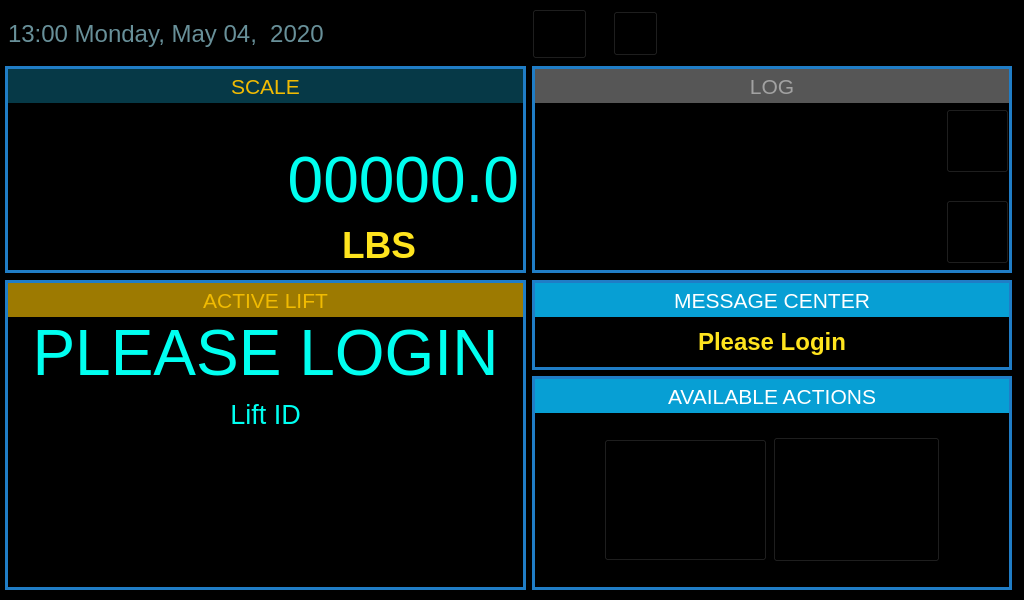
<?xml version="1.0" encoding="UTF-8"?>
<ui version="4.0">
 <class>mainWidget</class>
 <widget class="QWidget" name="mainWidget">
  <property name="geometry">
   <rect>
    <x>0</x>
    <y>0</y>
    <width>1024</width>
    <height>600</height>
   </rect>
  </property>
  <property name="sizePolicy">
   <sizepolicy hsizetype="Fixed" vsizetype="Fixed">
    <horstretch>0</horstretch>
    <verstretch>0</verstretch>
   </sizepolicy>
  </property>
  <property name="minimumSize">
   <size>
    <width>1024</width>
    <height>600</height>
   </size>
  </property>
  <property name="maximumSize">
   <size>
    <width>1024</width>
    <height>600</height>
   </size>
  </property>
  <property name="windowTitle">
   <string>MainWidget</string>
  </property>
  <property name="styleSheet">
   <string notr="true">QWidget#mainWidget { background-color: black; }
QToolButton { background: transparent; }</string>
  </property>
  <layout class="QGridLayout" name="gridLayout">
   <property name="leftMargin">
    <number>5</number>
   </property>
   <property name="topMargin">
    <number>8</number>
   </property>
   <property name="rightMargin">
    <number>8</number>
   </property>
   <property name="bottomMargin">
    <number>6</number>
   </property>
   <item row="1" column="0">
    <layout class="QVBoxLayout" name="verticalLayout">
     <item>
      <widget class="QWidget" name="scaleWidget" native="true">
       <property name="sizePolicy">
        <sizepolicy hsizetype="Preferred" vsizetype="Fixed">
         <horstretch>0</horstretch>
         <verstretch>0</verstretch>
        </sizepolicy>
       </property>
       <property name="minimumSize">
        <size>
         <width>521</width>
         <height>207</height>
        </size>
       </property>
       <property name="maximumSize">
        <size>
         <width>521</width>
         <height>207</height>
        </size>
       </property>
       <property name="styleSheet">
        <string notr="true">QWidget #scaleWidget {
border: 3px solid rgb(32, 125, 198);
}</string>
       </property>
       <layout class="QVBoxLayout" name="verticalLayout_3">
        <property name="spacing">
         <number>0</number>
        </property>
        <property name="leftMargin">
         <number>3</number>
        </property>
        <property name="topMargin">
         <number>3</number>
        </property>
        <property name="rightMargin">
         <number>3</number>
        </property>
        <property name="bottomMargin">
         <number>3</number>
        </property>
        <item>
         <widget class="QLabel" name="label_3">
          <property name="sizePolicy">
           <sizepolicy hsizetype="Preferred" vsizetype="Fixed">
            <horstretch>0</horstretch>
            <verstretch>0</verstretch>
           </sizepolicy>
          </property>
          <property name="minimumSize">
           <size>
            <width>0</width>
            <height>34</height>
           </size>
          </property>
          <property name="maximumSize">
           <size>
            <width>16777215</width>
            <height>34</height>
           </size>
          </property>
          <property name="font">
           <font>
            <pointsize>16</pointsize>
           </font>
          </property>
          <property name="styleSheet">
           <string notr="true">background: rgb(6, 57, 71);
color: rgb(241, 187, 2);</string>
          </property>
          <property name="text">
           <string>SCALE</string>
          </property>
          <property name="alignment">
           <set>Qt::AlignCenter</set>
          </property>
         </widget>
        </item>
        <item>
         <layout class="QHBoxLayout" name="horizontalLayout_3">
          <item>
           <widget class="QLabel" name="lblBarcode">
            <property name="minimumSize">
             <size>
              <width>225</width>
              <height>165</height>
             </size>
            </property>
            <property name="maximumSize">
             <size>
              <width>225</width>
              <height>165</height>
             </size>
            </property>
            <property name="alignment">
             <set>Qt::AlignCenter</set>
            </property>
           </widget>
          </item>
          <item>
           <layout class="QVBoxLayout" name="verticalLayout_5">
            <item>
             <spacer name="verticalSpacer">
              <property name="orientation">
               <enum>Qt::Vertical</enum>
              </property>
              <property name="sizeHint" stdset="0">
               <size>
                <width>20</width>
                <height>40</height>
               </size>
              </property>
             </spacer>
            </item>
            <item>
             <widget class="QLabel" name="lblWeight">
              <property name="sizePolicy">
               <sizepolicy hsizetype="Fixed" vsizetype="Fixed">
                <horstretch>0</horstretch>
                <verstretch>0</verstretch>
               </sizepolicy>
              </property>
              <property name="minimumSize">
               <size>
                <width>280</width>
                <height>80</height>
               </size>
              </property>
              <property name="maximumSize">
               <size>
                <width>280</width>
                <height>80</height>
               </size>
              </property>
              <property name="font">
               <font>
                <pointsize>48</pointsize>
               </font>
              </property>
              <property name="styleSheet">
               <string notr="true">color: rgb(0, 255, 240);</string>
              </property>
              <property name="text">
               <string>00000.0</string>
              </property>
              <property name="alignment">
               <set>Qt::AlignRight|Qt::AlignTrailing|Qt::AlignVCenter</set>
              </property>
             </widget>
            </item>
            <item>
             <widget class="QLabel" name="lblUnit">
              <property name="sizePolicy">
               <sizepolicy hsizetype="Fixed" vsizetype="Fixed">
                <horstretch>0</horstretch>
                <verstretch>0</verstretch>
               </sizepolicy>
              </property>
              <property name="minimumSize">
               <size>
                <width>280</width>
                <height>50</height>
               </size>
              </property>
              <property name="maximumSize">
               <size>
                <width>280</width>
                <height>50</height>
               </size>
              </property>
              <property name="font">
               <font>
                <pointsize>28</pointsize>
                <weight>75</weight>
                <bold>true</bold>
               </font>
              </property>
              <property name="styleSheet">
               <string notr="true">color: rgb(255, 228, 30);</string>
              </property>
              <property name="text">
               <string>LBS</string>
              </property>
              <property name="alignment">
               <set>Qt::AlignCenter</set>
              </property>
             </widget>
            </item>
           </layout>
          </item>
         </layout>
        </item>
       </layout>
      </widget>
     </item>
    </layout>
   </item>
   <item row="2" column="0">
    <layout class="QVBoxLayout" name="verticalLayout_2">
     <item>
      <widget class="QWidget" name="liftWidget" native="true">
       <property name="sizePolicy">
        <sizepolicy hsizetype="Preferred" vsizetype="Fixed">
         <horstretch>0</horstretch>
         <verstretch>0</verstretch>
        </sizepolicy>
       </property>
       <property name="minimumSize">
        <size>
         <width>521</width>
         <height>310</height>
        </size>
       </property>
       <property name="maximumSize">
        <size>
         <width>521</width>
         <height>310</height>
        </size>
       </property>
       <property name="styleSheet">
        <string notr="true">QWidget #liftWidget {
border: 3px solid rgb(32, 125, 198);
}</string>
       </property>
       <layout class="QVBoxLayout" name="verticalLayout_4">
        <property name="spacing">
         <number>0</number>
        </property>
        <property name="leftMargin">
         <number>3</number>
        </property>
        <property name="topMargin">
         <number>3</number>
        </property>
        <property name="rightMargin">
         <number>3</number>
        </property>
        <property name="bottomMargin">
         <number>3</number>
        </property>
        <item>
         <widget class="QLabel" name="label_4">
          <property name="sizePolicy">
           <sizepolicy hsizetype="Preferred" vsizetype="Fixed">
            <horstretch>0</horstretch>
            <verstretch>0</verstretch>
           </sizepolicy>
          </property>
          <property name="minimumSize">
           <size>
            <width>0</width>
            <height>34</height>
           </size>
          </property>
          <property name="maximumSize">
           <size>
            <width>16777215</width>
            <height>34</height>
           </size>
          </property>
          <property name="font">
           <font>
            <pointsize>16</pointsize>
           </font>
          </property>
          <property name="styleSheet">
           <string notr="true">background: rgb(157, 122, 1);
color: rgb(241, 187, 2);</string>
          </property>
          <property name="text">
           <string>ACTIVE LIFT</string>
          </property>
          <property name="alignment">
           <set>Qt::AlignCenter</set>
          </property>
         </widget>
        </item>
        <item>
         <widget class="QLabel" name="lblActiveLift">
          <property name="font">
           <font>
            <pointsize>48</pointsize>
           </font>
          </property>
          <property name="styleSheet">
           <string notr="true">color: rgb(0, 255, 240);</string>
          </property>
          <property name="text">
           <string>PLEASE LOGIN</string>
          </property>
          <property name="alignment">
           <set>Qt::AlignCenter</set>
          </property>
         </widget>
        </item>
        <item>
         <widget class="QLabel" name="lblLiftID">
          <property name="minimumSize">
           <size>
            <width>0</width>
            <height>50</height>
           </size>
          </property>
          <property name="maximumSize">
           <size>
            <width>16777215</width>
            <height>50</height>
           </size>
          </property>
          <property name="font">
           <font>
            <pointsize>20</pointsize>
           </font>
          </property>
          <property name="styleSheet">
           <string notr="true">color: rgb(0, 255, 240);</string>
          </property>
          <property name="text">
           <string>Lift ID</string>
          </property>
          <property name="alignment">
           <set>Qt::AlignCenter</set>
          </property>
         </widget>
        </item>
        <item>
         <widget class="QListWidget" name="listBarcodes">
          <property name="font">
           <font>
            <pointsize>16</pointsize>
           </font>
          </property>
          <property name="styleSheet">
           <string notr="true">QListWidget {
border: none;
background: transparent;
}

QListWidget::item{
	color: white;
}</string>
          </property>
          <property name="verticalScrollBarPolicy">
           <enum>Qt::ScrollBarAlwaysOff</enum>
          </property>
          <property name="horizontalScrollBarPolicy">
           <enum>Qt::ScrollBarAlwaysOff</enum>
          </property>
         </widget>
        </item>
       </layout>
      </widget>
     </item>
    </layout>
   </item>
   <item row="0" column="0">
    <layout class="QHBoxLayout" name="horizontalLayout">
     <property name="leftMargin">
      <number>3</number>
     </property>
     <item>
      <widget class="QLabel" name="lblDateTime">
       <property name="minimumSize">
        <size>
         <width>0</width>
         <height>37</height>
        </size>
       </property>
       <property name="maximumSize">
        <size>
         <width>16777215</width>
         <height>37</height>
        </size>
       </property>
       <property name="font">
        <font>
         <pointsize>18</pointsize>
        </font>
       </property>
       <property name="styleSheet">
        <string notr="true">color: rgb(104, 144, 153);</string>
       </property>
       <property name="text">
        <string>13:00 Monday, May 04,  2020</string>
       </property>
      </widget>
     </item>
     <item>
      <spacer name="horizontalSpacer_3">
       <property name="orientation">
        <enum>Qt::Horizontal</enum>
       </property>
       <property name="sizeHint" stdset="0">
        <size>
         <width>40</width>
         <height>20</height>
        </size>
       </property>
      </spacer>
     </item>
    </layout>
   </item>
   <item row="0" column="1">
    <layout class="QHBoxLayout" name="horizontalLayout_2">
     <property name="rightMargin">
      <number>7</number>
     </property>
     <item>
      <widget class="QToolButton" name="btnTools">
       <property name="minimumSize">
        <size>
         <width>55</width>
         <height>50</height>
        </size>
       </property>
       <property name="maximumSize">
        <size>
         <width>55</width>
         <height>50</height>
        </size>
       </property>
       <property name="cursor">
        <cursorShape>PointingHandCursor</cursorShape>
       </property>
       <property name="styleSheet">
        <string notr="true">background: transparent;</string>
       </property>
       <property name="icon">
        <iconset>
         <normaloff>res/gui/button_tools.png</normaloff>res/gui/button_tools.png</iconset>
       </property>
       <property name="iconSize">
        <size>
         <width>55</width>
         <height>50</height>
        </size>
       </property>
      </widget>
     </item>
     <item>
      <spacer name="horizontalSpacer_4">
       <property name="orientation">
        <enum>Qt::Horizontal</enum>
       </property>
       <property name="sizeType">
        <enum>QSizePolicy::Fixed</enum>
       </property>
       <property name="sizeHint" stdset="0">
        <size>
         <width>20</width>
         <height>20</height>
        </size>
       </property>
      </spacer>
     </item>
     <item>
      <widget class="QToolButton" name="btnSetup">
       <property name="minimumSize">
        <size>
         <width>45</width>
         <height>45</height>
        </size>
       </property>
       <property name="maximumSize">
        <size>
         <width>45</width>
         <height>45</height>
        </size>
       </property>
       <property name="cursor">
        <cursorShape>PointingHandCursor</cursorShape>
       </property>
       <property name="styleSheet">
        <string notr="true">background-color: transparent;</string>
       </property>
       <property name="icon">
        <iconset>
         <normaloff>res/gui/button_setup.png</normaloff>res/gui/button_setup.png</iconset>
       </property>
       <property name="iconSize">
        <size>
         <width>45</width>
         <height>45</height>
        </size>
       </property>
      </widget>
     </item>
     <item>
      <spacer name="horizontalSpacer">
       <property name="orientation">
        <enum>Qt::Horizontal</enum>
       </property>
       <property name="sizeHint" stdset="0">
        <size>
         <width>40</width>
         <height>20</height>
        </size>
       </property>
      </spacer>
     </item>
     <item>
      <widget class="QLabel" name="label">
       <property name="sizePolicy">
        <sizepolicy hsizetype="Fixed" vsizetype="Fixed">
         <horstretch>0</horstretch>
         <verstretch>0</verstretch>
        </sizepolicy>
       </property>
       <property name="minimumSize">
        <size>
         <width>160</width>
         <height>38</height>
        </size>
       </property>
       <property name="maximumSize">
        <size>
         <width>160</width>
         <height>38</height>
        </size>
       </property>
       <property name="text">
        <string/>
       </property>
       <property name="pixmap">
        <pixmap>res/gui/logo.png</pixmap>
       </property>
      </widget>
     </item>
     <item>
      <spacer name="horizontalSpacer_2">
       <property name="orientation">
        <enum>Qt::Horizontal</enum>
       </property>
       <property name="sizeType">
        <enum>QSizePolicy::Fixed</enum>
       </property>
       <property name="sizeHint" stdset="0">
        <size>
         <width>20</width>
         <height>20</height>
        </size>
       </property>
      </spacer>
     </item>
     <item>
      <widget class="QLabel" name="lblWifi">
       <property name="sizePolicy">
        <sizepolicy hsizetype="Fixed" vsizetype="Fixed">
         <horstretch>0</horstretch>
         <verstretch>0</verstretch>
        </sizepolicy>
       </property>
       <property name="minimumSize">
        <size>
         <width>50</width>
         <height>36</height>
        </size>
       </property>
       <property name="maximumSize">
        <size>
         <width>50</width>
         <height>36</height>
        </size>
       </property>
       <property name="text">
        <string/>
       </property>
       <property name="pixmap">
        <pixmap>res/gui/wifi.png</pixmap>
       </property>
      </widget>
     </item>
    </layout>
   </item>
   <item row="1" column="1">
    <layout class="QVBoxLayout" name="verticalLayout_6">
     <item>
      <widget class="QWidget" name="logWidget" native="true">
       <property name="sizePolicy">
        <sizepolicy hsizetype="Preferred" vsizetype="Fixed">
         <horstretch>0</horstretch>
         <verstretch>0</verstretch>
        </sizepolicy>
       </property>
       <property name="minimumSize">
        <size>
         <width>480</width>
         <height>207</height>
        </size>
       </property>
       <property name="maximumSize">
        <size>
         <width>480</width>
         <height>207</height>
        </size>
       </property>
       <property name="styleSheet">
        <string notr="true">QWidget #logWidget {
border: 3px solid rgb(32, 125, 198);
}</string>
       </property>
       <layout class="QVBoxLayout" name="verticalLayout_11">
        <property name="spacing">
         <number>0</number>
        </property>
        <property name="leftMargin">
         <number>3</number>
        </property>
        <property name="topMargin">
         <number>3</number>
        </property>
        <property name="rightMargin">
         <number>3</number>
        </property>
        <property name="bottomMargin">
         <number>3</number>
        </property>
        <item>
         <widget class="QLabel" name="label_5">
          <property name="sizePolicy">
           <sizepolicy hsizetype="Preferred" vsizetype="Fixed">
            <horstretch>0</horstretch>
            <verstretch>0</verstretch>
           </sizepolicy>
          </property>
          <property name="minimumSize">
           <size>
            <width>0</width>
            <height>34</height>
           </size>
          </property>
          <property name="maximumSize">
           <size>
            <width>16777215</width>
            <height>34</height>
           </size>
          </property>
          <property name="font">
           <font>
            <pointsize>16</pointsize>
           </font>
          </property>
          <property name="styleSheet">
           <string notr="true">background: rgb(86, 86, 86);
color: rgb(162, 162, 162);</string>
          </property>
          <property name="text">
           <string>LOG</string>
          </property>
          <property name="alignment">
           <set>Qt::AlignCenter</set>
          </property>
         </widget>
        </item>
        <item>
         <layout class="QHBoxLayout" name="horizontalLayout_5">
          <property name="leftMargin">
           <number>6</number>
          </property>
          <property name="topMargin">
           <number>6</number>
          </property>
          <property name="rightMargin">
           <number>0</number>
          </property>
          <property name="bottomMargin">
           <number>6</number>
          </property>
          <item>
           <widget class="QListWidget" name="listLog">
            <property name="font">
             <font>
              <pointsize>18</pointsize>
              <weight>75</weight>
              <bold>true</bold>
             </font>
            </property>
            <property name="styleSheet">
             <string notr="true">QListWidget {
border: none;
background: transparent;
}

QListWidget::item{
	color: white;
}</string>
            </property>
            <property name="verticalScrollBarPolicy">
             <enum>Qt::ScrollBarAlwaysOff</enum>
            </property>
            <property name="horizontalScrollBarPolicy">
             <enum>Qt::ScrollBarAlwaysOff</enum>
            </property>
           </widget>
          </item>
          <item>
           <layout class="QVBoxLayout" name="verticalLayout_7">
            <item>
             <widget class="QToolButton" name="btnLogup">
              <property name="minimumSize">
               <size>
                <width>63</width>
                <height>64</height>
               </size>
              </property>
              <property name="maximumSize">
               <size>
                <width>63</width>
                <height>64</height>
               </size>
              </property>
              <property name="icon">
               <iconset>
                <normaloff>res/gui/arrow_up.png</normaloff>res/gui/arrow_up.png</iconset>
              </property>
              <property name="iconSize">
               <size>
                <width>63</width>
                <height>64</height>
               </size>
              </property>
             </widget>
            </item>
            <item>
             <spacer name="verticalSpacer_3">
              <property name="orientation">
               <enum>Qt::Vertical</enum>
              </property>
              <property name="sizeHint" stdset="0">
               <size>
                <width>20</width>
                <height>40</height>
               </size>
              </property>
             </spacer>
            </item>
            <item>
             <widget class="QToolButton" name="btnLogdown">
              <property name="minimumSize">
               <size>
                <width>63</width>
                <height>64</height>
               </size>
              </property>
              <property name="maximumSize">
               <size>
                <width>63</width>
                <height>64</height>
               </size>
              </property>
              <property name="icon">
               <iconset>
                <normaloff>res/gui/arrow_down.png</normaloff>res/gui/arrow_down.png</iconset>
              </property>
              <property name="iconSize">
               <size>
                <width>63</width>
                <height>64</height>
               </size>
              </property>
             </widget>
            </item>
           </layout>
          </item>
         </layout>
        </item>
       </layout>
      </widget>
     </item>
    </layout>
   </item>
   <item row="2" column="1">
    <layout class="QVBoxLayout" name="verticalLayout_8">
     <item>
      <widget class="QWidget" name="messageWidget" native="true">
       <property name="sizePolicy">
        <sizepolicy hsizetype="Preferred" vsizetype="Fixed">
         <horstretch>0</horstretch>
         <verstretch>0</verstretch>
        </sizepolicy>
       </property>
       <property name="minimumSize">
        <size>
         <width>480</width>
         <height>90</height>
        </size>
       </property>
       <property name="maximumSize">
        <size>
         <width>480</width>
         <height>90</height>
        </size>
       </property>
       <property name="styleSheet">
        <string notr="true">QWidget #messageWidget {
border: 3px solid rgb(32, 125, 198);
}</string>
       </property>
       <layout class="QVBoxLayout" name="verticalLayout_9">
        <property name="spacing">
         <number>0</number>
        </property>
        <property name="leftMargin">
         <number>3</number>
        </property>
        <property name="topMargin">
         <number>3</number>
        </property>
        <property name="rightMargin">
         <number>3</number>
        </property>
        <property name="bottomMargin">
         <number>3</number>
        </property>
        <item>
         <widget class="QLabel" name="label_6">
          <property name="sizePolicy">
           <sizepolicy hsizetype="Preferred" vsizetype="Fixed">
            <horstretch>0</horstretch>
            <verstretch>0</verstretch>
           </sizepolicy>
          </property>
          <property name="minimumSize">
           <size>
            <width>0</width>
            <height>34</height>
           </size>
          </property>
          <property name="maximumSize">
           <size>
            <width>16777215</width>
            <height>34</height>
           </size>
          </property>
          <property name="font">
           <font>
            <pointsize>16</pointsize>
           </font>
          </property>
          <property name="styleSheet">
           <string notr="true">background: rgb(7, 159, 212);
color: white;</string>
          </property>
          <property name="text">
           <string>MESSAGE CENTER</string>
          </property>
          <property name="alignment">
           <set>Qt::AlignCenter</set>
          </property>
         </widget>
        </item>
        <item>
         <widget class="QLabel" name="lblMessage">
          <property name="font">
           <font>
            <pointsize>18</pointsize>
            <weight>75</weight>
            <bold>true</bold>
           </font>
          </property>
          <property name="styleSheet">
           <string notr="true">color: rgb(255, 228, 30);</string>
          </property>
          <property name="text">
           <string>Please Login</string>
          </property>
          <property name="alignment">
           <set>Qt::AlignCenter</set>
          </property>
         </widget>
        </item>
       </layout>
      </widget>
     </item>
     <item>
      <widget class="QWidget" name="actionWidget" native="true">
       <property name="sizePolicy">
        <sizepolicy hsizetype="Preferred" vsizetype="Fixed">
         <horstretch>0</horstretch>
         <verstretch>0</verstretch>
        </sizepolicy>
       </property>
       <property name="minimumSize">
        <size>
         <width>480</width>
         <height>214</height>
        </size>
       </property>
       <property name="maximumSize">
        <size>
         <width>480</width>
         <height>214</height>
        </size>
       </property>
       <property name="styleSheet">
        <string notr="true">QWidget #actionWidget {
border: 3px solid rgb(32, 125, 198);
}</string>
       </property>
       <layout class="QVBoxLayout" name="verticalLayout_10">
        <property name="spacing">
         <number>0</number>
        </property>
        <property name="leftMargin">
         <number>3</number>
        </property>
        <property name="topMargin">
         <number>3</number>
        </property>
        <property name="rightMargin">
         <number>3</number>
        </property>
        <property name="bottomMargin">
         <number>3</number>
        </property>
        <item>
         <widget class="QLabel" name="label_7">
          <property name="sizePolicy">
           <sizepolicy hsizetype="Preferred" vsizetype="Fixed">
            <horstretch>0</horstretch>
            <verstretch>0</verstretch>
           </sizepolicy>
          </property>
          <property name="minimumSize">
           <size>
            <width>0</width>
            <height>34</height>
           </size>
          </property>
          <property name="maximumSize">
           <size>
            <width>16777215</width>
            <height>34</height>
           </size>
          </property>
          <property name="font">
           <font>
            <pointsize>16</pointsize>
           </font>
          </property>
          <property name="styleSheet">
           <string notr="true">background: rgb(7, 159, 212);
color: white;</string>
          </property>
          <property name="text">
           <string>AVAILABLE ACTIONS</string>
          </property>
          <property name="alignment">
           <set>Qt::AlignCenter</set>
          </property>
         </widget>
        </item>
        <item>
         <widget class="QWidget" name="widget" native="true">
          <property name="sizePolicy">
           <sizepolicy hsizetype="Preferred" vsizetype="Fixed">
            <horstretch>0</horstretch>
            <verstretch>0</verstretch>
           </sizepolicy>
          </property>
          <property name="minimumSize">
           <size>
            <width>0</width>
            <height>174</height>
           </size>
          </property>
          <property name="styleSheet">
           <string notr="true">background:transparent;</string>
          </property>
          <layout class="QHBoxLayout" name="horizontalLayout_4">
           <item>
            <spacer name="horizontalSpacer_5">
             <property name="orientation">
              <enum>Qt::Horizontal</enum>
             </property>
             <property name="sizeHint" stdset="0">
              <size>
               <width>145</width>
               <height>20</height>
              </size>
             </property>
            </spacer>
           </item>
           <item>
            <widget class="QToolButton" name="btnLogin">
             <property name="minimumSize">
              <size>
               <width>163</width>
               <height>122</height>
              </size>
             </property>
             <property name="maximumSize">
              <size>
               <width>163</width>
               <height>122</height>
              </size>
             </property>
             <property name="styleSheet">
              <string notr="true">background-image: url(&quot;res/gui/button_login.png&quot;)</string>
             </property>
            </widget>
           </item>
           <item>
            <widget class="QToolButton" name="btnSetRWT">
             <property name="icon">
              <iconset>
               <normaloff>res/gui/settings_wthreshold_record.png</normaloff>res/gui/settings_wthreshold_record.png</iconset>
             </property>
             <property name="iconSize">
              <size>
               <width>159</width>
               <height>118</height>
              </size>
             </property>
            </widget>
           </item>
           <item>
            <spacer name="horizontalSpacer_6">
             <property name="orientation">
              <enum>Qt::Horizontal</enum>
             </property>
             <property name="sizeHint" stdset="0">
              <size>
               <width>144</width>
               <height>20</height>
              </size>
             </property>
            </spacer>
           </item>
          </layout>
         </widget>
        </item>
       </layout>
      </widget>
     </item>
    </layout>
   </item>
  </layout>
 </widget>
 <resources/>
 <connections/>
</ui>
